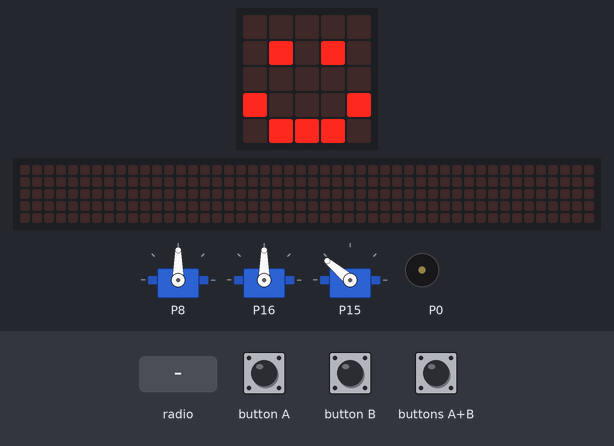
This program was run on a simulated BBC micro:bit (MakeCode). Shown: 3 × servo, the board's 5×5 LED display, a strip that is not on the board, showing the scrolling text unrolled, buzzer (waves = sounding). The inputs (shaded band) are chosen by the test bench. The 48×5 strip is a reading aid, not a part: it shows the text the display is scrolling, unrolled, one strip-width of it at a time.

Above: at 1.8 s.
1.9 s: button A pressed for 0.15 s
At 2.59 s:
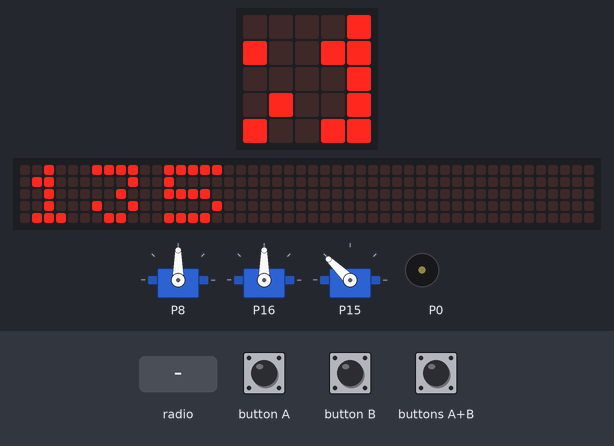
2.6 s: buttons A+B pressed for 0.15 s
At 2.88 s:
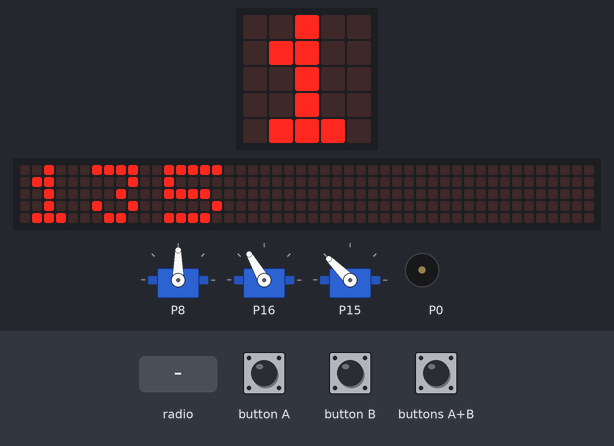
3.3 s: radio message "mir=100" arrives
At 4.97 s:
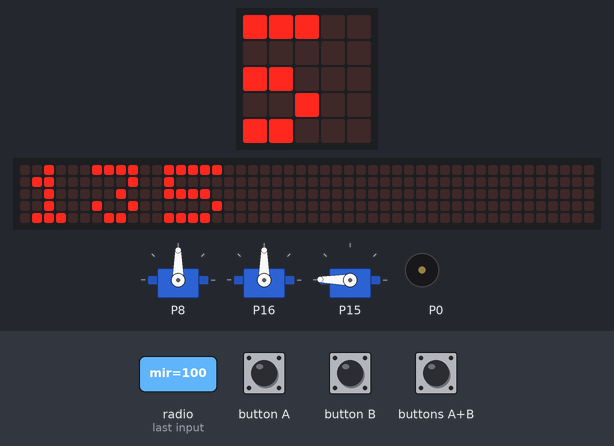
5.1 s: button B pressed for 0.15 s
At 6.92 s:
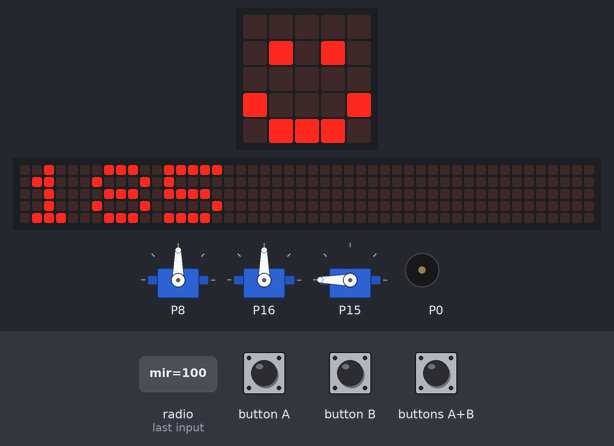
7.7 s: radio message "otoc=100" arrives
At 8.72 s:
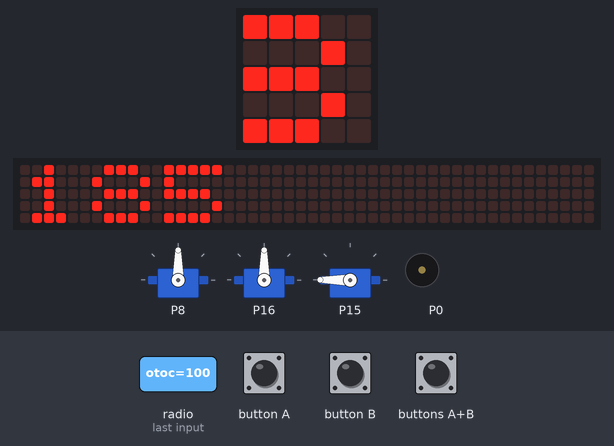
9.7 s: buttons A+B pressed for 1 s
At 12.1 s:
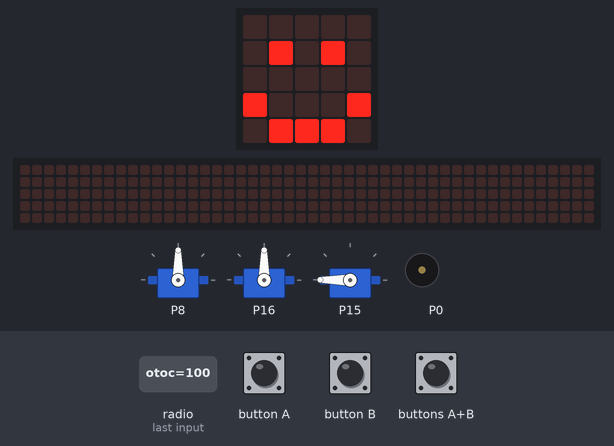
Timing chart, 0 to 12.3 s (numbered marks = the images above; inputs shaded):
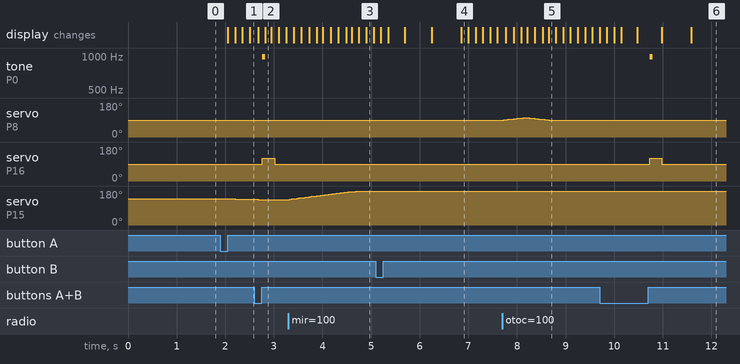

Measured:
- after the input at 1.9 s, servo on P15: 140° → 139° after 0.18 s, → 137° 0.08 s later, → 136° 0.16 s later; the display: first changes after 0.15 s (image 1 shows a later state)
- after the input at 2.6 s, tone on P0: silent → 988 Hz after 0.16 s, → silent 0.06 s later; servo on P16: 90° → 120° after 0.16 s, → 90° 0.25 s later
- after the input at 3.3 s, servo on P15: moves from 135° to 179° over 1.5 s, starting at once
- after the input at 5.1 s, the display: first differs from a run without the input after 1.8 s (image 4)
- after the input at 7.7 s, servo on P8: rises from 90° to 102° in 0.44 s, then falls to 90° in 0.48 s
- after the input at 9.7 s, tone on P0: silent → 988 Hz after 1.0 s, → silent 0.06 s later; servo on P16: 90° → 120° after 1.0 s, → 90° 0.25 s later; the display: first differs from a run without the input after 1.3 s (image 6 shows a later state)

The program:

main.ts
```typescript
// TURRET – micro:bit na turretu
// Kitronik Simple Servo: servo 1 = P8 otaceni, servo 2 = P15 mireni, servo 3 = P16 odpal
// Radio jen uklada prikazy, serva ridi samostatne smycky -> nic se nezasekava

// ---- nastaveni (doladit) ----
let STOP = 90             // klid serva otaceni (P8)
let STOP_ODPAL = 90       // klid serva odpalu (P16) – kdyz se rampa sama pomalu toci, posun o 1–2
let MIR_MIN = 105         // nejnizsi uhel mireni
let MIR_MAX = 180         // nejvyssi uhel mireni
let MAX_KROK = 1.3        // rychlost mireni: max stupnu za 20 ms – mensi = plynulejsi
let ODPAL_RYCHLOST = 120  // 90 = stoji; cim dal od 90, tim rychleji se rampa toci
let ODPAL_MS = 250        // jak dlouho se toci = presne jedna sipka – doladit
let MRTVA_ZONA = 15
let OTOC_MAX = 20         // max rychlost otaceni (odchylka od STOP) – mensi = pomalejsi
let OTOC_ROZJEZD = 1      // o kolik se rychlost smi zmenit za 20 ms – mensi = mekci rozjezd i brzda

// ---- promenne ----
let posledni_signal = 0
let cil_otoc = 0
let cil_uhel = 140
let uhel = 140
let krok = 0
let pulz = 0
let zapsany_pulz = 0
let rychlost = 0
let cil_rychlost = 0
let zapsana_rychlost = 0
let novy_uhel = 0
let vystrel = false

radio.setGroup(42)
pins.servoWritePin(AnalogPin.P8, STOP)
pins.servoWritePin(AnalogPin.P16, STOP_ODPAL)
pins.servoWritePin(AnalogPin.P15, uhel)
basic.showIcon(IconNames.Happy)

// Radio: jen si zapamatuje, co ovladac chce
radio.onReceivedValue(function (name, value) {
    posledni_signal = input.runningTime()
    if (name == "otoc") {
        cil_otoc = value
    } else if (name == "mir") {
        novy_uhel = pins.map(Math.constrain(value, -45, 45), -45, 45, MIR_MIN, MIR_MAX)
        // drobne chveni ruky ignorovat
        if (Math.abs(novy_uhel - cil_uhel) >= 2) {
            cil_uhel = novy_uhel
        }
    } else if (name == "pal") {
        vystrel = true
    }
})

// Otaceni (P8): omezena rychlost + plynuly rozjezd a brzdeni, pojistka kdyz ovladac zmlkne
// Do serva se zapisuje JEN pri zmene – neustale prepisovani rusi ostatni serva
basic.forever(function () {
    if (input.runningTime() - posledni_signal > 500 || Math.abs(cil_otoc) < MRTVA_ZONA) {
        cil_rychlost = 0
    } else {
        cil_rychlost = Math.round(pins.map(Math.constrain(cil_otoc, -60, 60), -60, 60, 0 - OTOC_MAX, OTOC_MAX))
    }
    rychlost = rychlost + Math.constrain(cil_rychlost - rychlost, 0 - OTOC_ROZJEZD, OTOC_ROZJEZD)
    if (STOP + rychlost != zapsana_rychlost) {
        zapsana_rychlost = STOP + rychlost
        pins.servoWritePin(AnalogPin.P8, zapsana_rychlost)
    }
    basic.pause(20)
})

// Mireni (P15): omezena rychlost + zpomaleni u cile, jemne kroky v mikrosekundach
basic.forever(function () {
    krok = (cil_uhel - uhel) / 6
    krok = Math.constrain(krok, 0 - MAX_KROK, MAX_KROK)
    uhel = uhel + krok
    pulz = Math.round(500 + uhel * 2000 / 180)
    if (Math.abs(pulz - zapsany_pulz) >= 3) {
        zapsany_pulz = pulz
        pins.servoSetPulse(AnalogPin.P15, pulz)
    }
    basic.pause(20)
})

// Odpal (P16): jedna davka otoceni = jedna sipka
basic.forever(function () {
    if (vystrel) {
        music.play(music.tonePlayable(988, music.beat(BeatFraction.Eighth)), music.PlaybackMode.InBackground)
        pins.servoWritePin(AnalogPin.P16, ODPAL_RYCHLOST)
        basic.pause(ODPAL_MS)
        pins.servoWritePin(AnalogPin.P16, STOP_ODPAL)
        basic.showIcon(IconNames.Target)
        basic.showIcon(IconNames.Happy)
        vystrel = false
    }
    basic.pause(20)
})

// ---- Ladeni na turretu (ovladac vypnout!) ----
// A = hlaven niz o 5, B = hlaven vys o 5, na displeji je uhel
input.onButtonPressed(Button.A, function () {
    cil_uhel += -5
    basic.showNumber(cil_uhel)
})
input.onButtonPressed(Button.B, function () {
    cil_uhel += 5
    basic.showNumber(cil_uhel)
})
// A+B = zkusebni vystrel
input.onButtonPressed(Button.AB, function () {
    vystrel = true
})
```

test.ts
```typescript
// Tady jsou testy. Při použití tohoto balíčku jako rozšíření nebude zkompilováno.
```
